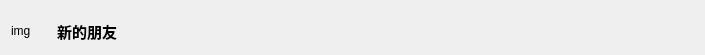
<?xml version="1.0" encoding="UTF-8"?>
<ui version="4.0">
 <class>NewFriendBriefWidget</class>
 <widget class="QWidget" name="NewFriendBriefWidget">
  <property name="geometry">
   <rect>
    <x>0</x>
    <y>0</y>
    <width>705</width>
    <height>55</height>
   </rect>
  </property>
  <property name="minimumSize">
   <size>
    <width>0</width>
    <height>55</height>
   </size>
  </property>
  <property name="maximumSize">
   <size>
    <width>16777215</width>
    <height>55</height>
   </size>
  </property>
  <property name="windowTitle">
   <string>Form</string>
  </property>
  <layout class="QHBoxLayout" name="horizontalLayout">
   <item>
    <widget class="QLabel" name="img_lbl">
     <property name="minimumSize">
      <size>
       <width>40</width>
       <height>40</height>
      </size>
     </property>
     <property name="maximumSize">
      <size>
       <width>40</width>
       <height>40</height>
      </size>
     </property>
     <property name="text">
      <string>img</string>
     </property>
     <property name="scaledContents">
      <bool>true</bool>
     </property>
    </widget>
   </item>
   <item>
    <widget class="QLabel" name="text_lbl">
     <property name="minimumSize">
      <size>
       <width>0</width>
       <height>40</height>
      </size>
     </property>
     <property name="maximumSize">
      <size>
       <width>16777215</width>
       <height>40</height>
      </size>
     </property>
     <property name="font">
      <font>
       <pointsize>11</pointsize>
       <weight>75</weight>
       <bold>true</bold>
      </font>
     </property>
     <property name="text">
      <string>新的朋友</string>
     </property>
    </widget>
   </item>
  </layout>
 </widget>
 <resources/>
 <connections/>
</ui>
